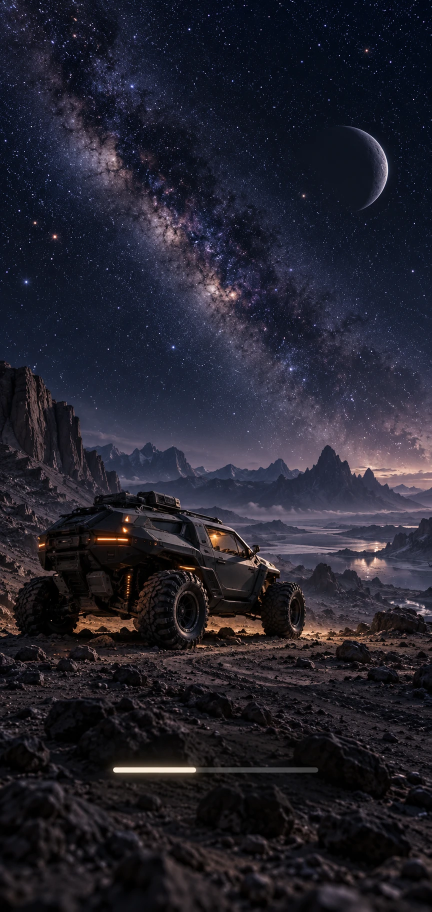
#> input picture assets-src/splash-source.webp, 863 x 1823 px, given in place of icon-glyph-mask.png, which was not available (shown at 1/2 size); the run also reads 1 picture not shown here
$ python generate_assets.py
#> lines starting #> are read from the running program, lines starting #| are printed output that depends on the picture; pictures that were not available may be replaced by others from this repository, and a replacement may not be noted
"""Generuje ikony i ekrany startowe iOS z plików w assets-src/.

Uruchom: python3 scripts/generate_assets.py  (wymaga Pillow)
Wejście:
  assets-src/icon-glyph-mask.png  maska znaku (biały = znak), kwadrat
  assets-src/splash-clean.png     ekran startowy bez paska postępu
Wyjście: public/icons/{prod,test}/..., public/splash/...
"""
from pathlib import Path
from PIL import Image, ImageDraw, ImageFont

ROOT = Path(__file__).resolve().parent.parent
SRC = ROOT / "assets-src"
OUT = ROOT / "public"

ICON_BG = (6, 57, 69)        # #063945
ICON_FG = (244, 236, 218)    # #F4ECDA
TEST_BAND = (255, 200, 61)   # #FFC83D
TEST_TEXT = (6, 57, 69)
FONT = "/usr/share/fonts/truetype/dejavu/DejaVuSans-Bold.ttf"

# iPhone (CSS szerokość, CSS wysokość, DPR) – obrazy pionowe
IPHONES = [
    (440, 956, 3), (430, 932, 3), (428, 926, 3), (420, 912, 3),
    (414, 896, 3), (414, 896, 2), (402, 874, 3), (393, 852, 3),
    (390, 844, 3), (375, 812, 3), (375, 667, 2),
]


def glyph_cropped() -> Image.Image:
    mask = Image.open(SRC / "icon-glyph-mask.png").convert("L")
    return mask.crop(mask.getbbox())


def render_icon(size: int, glyph_ratio: float, test: bool, maskable: bool = False) -> Image.Image:
    """Pełny kwadrat (bez zaokrągleń – system przycina sam), znak wyśrodkowany.

    W wersji maskable Android przycina ikonę do własnego kształtu; bezpieczne jest koło o średnicy 80%,
    więc pasek TEST leży wyżej, a pod nim zostaje tło.
    """
    scale = 4
    big = size * scale
    img = Image.new("RGB", (big, big), ICON_BG)
    g = glyph_cropped()
    band_h = int(big * (0.15 if maskable else 0.2)) if test else 0
    # dół paska: przy krawędzi w zwykłej ikonie, w strefie bezpiecznej w maskable
    band_bottom = int(big * 0.80) if maskable else big
    band_top = band_bottom - band_h
    # w wersji TEST znak mniejszy i nad paskiem
    target = int(big * glyph_ratio * (0.78 if test else 1))
    w, h = g.size
#> w = 863; h = 1823
    k = target / max(w, h)
#> k = 0.899
    g = g.resize((max(1, int(w * k)), max(1, int(h * k))), Image.LANCZOS)
    fg = Image.new("RGB", g.size, ICON_FG)
    area_top = int(big * 0.18) if (test and maskable) else 0
    area_bottom = band_top if test else big
    img.paste(fg, ((big - g.size[0]) // 2, area_top + (area_bottom - area_top - g.size[1]) // 2), g)
    if test:
        draw = ImageDraw.Draw(img)
        draw.rectangle((0, band_top, big, band_bottom), fill=TEST_BAND)
        font = ImageFont.truetype(FONT, int(band_h * 0.62))
        draw.text((big // 2, band_top + band_h // 2), "TEST", fill=TEST_TEXT, font=font, anchor="mm")
    return img.resize((size, size), Image.LANCZOS)
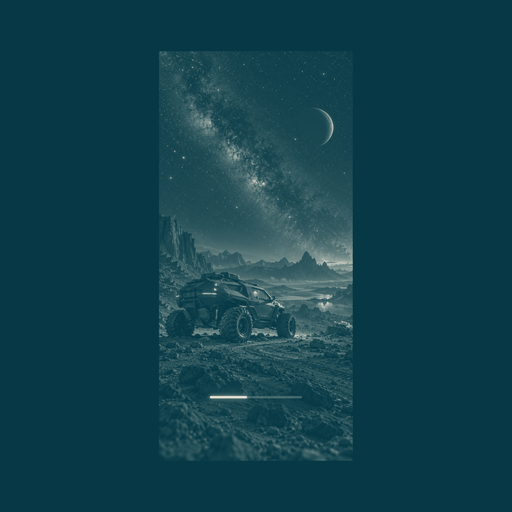
#> returned value: PIL image 512x512 RGB; mean R, G, B 16.2, 64.7, 75.4


def write_icons() -> None:
    for variant in ("prod", "test"):
        test = variant == "test"
        d = OUT / "icons" / variant
        d.mkdir(parents=True, exist_ok=True)
        # "any": znak jak w projekcie (ok. 80% kafelka)
        render_icon(512, 0.80, test).save(d / "icon-512.png", optimize=True)
        render_icon(192, 0.80, test).save(d / "icon-192.png", optimize=True)
#> call 2 of render_icon, with size = 192, glyph_ratio = 0.8, test = False, maskable = False
#> in render_icon (call 2), `scale = 4`: scale = 4
#> in render_icon (call 2), `big = size * scale`: big = 768
#> in render_icon (call 2), `img = Image.new("RGB", (big, big), ICON_BG)`:
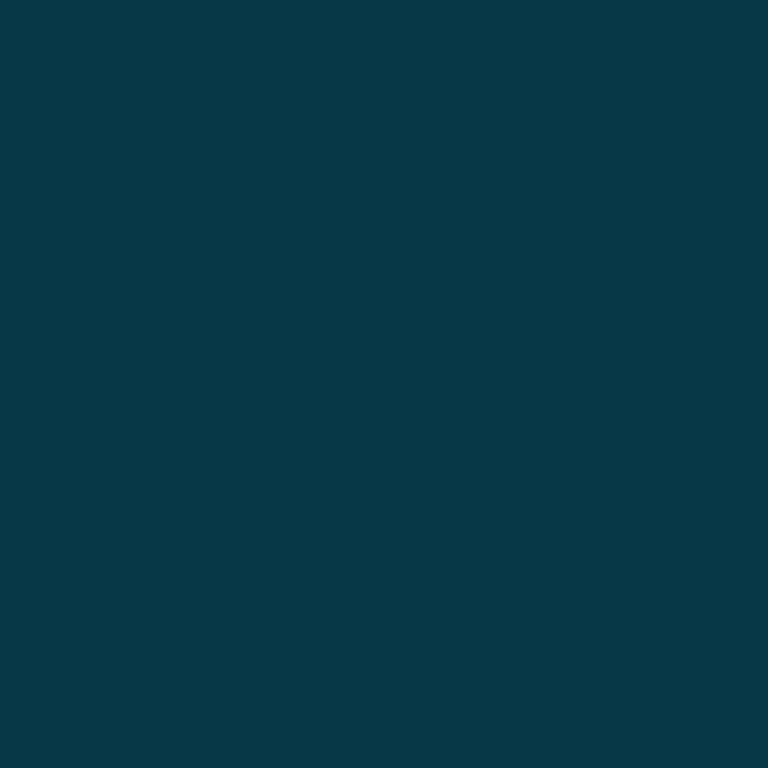
#> img: PIL image 768x768 RGB; mean R, G, B 6, 57, 69
#> in render_icon (call 2), `band_h = int(big * (0.15 if maskable else 0.2)) if test else 0`: band_h = 0
#> in render_icon (call 2), `band_bottom = int(big * 0.80) if maskable else big`: band_bottom = 768
#> in render_icon (call 2), `target = int(big * glyph_ratio * (0.78 if test else 1))`: target = 614
#> in render_icon (call 2), `k = target / max(w, h)`: k = 0.337
#> in render_icon (call 2), `fg = Image.new("RGB", g.size, ICON_FG)`:
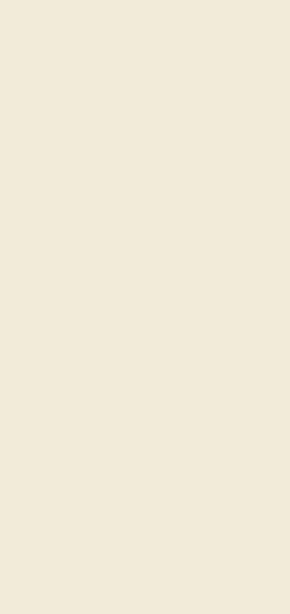
#> fg: PIL image 290x614 RGB; mean R, G, B 244, 236, 218
#> in render_icon (call 2), `area_top = int(big * 0.18) if (test and maskable) else 0`: area_top = 0
#> in render_icon (call 2), `area_bottom = band_top if test else big`: area_bottom = 768
        # "maskable": znak w strefie bezpiecznej (koło 80% średnicy)
        render_icon(512, 0.60, test, maskable=True).save(d / "maskable-512.png", optimize=True)
#> call 3 of render_icon, with size = 512, glyph_ratio = 0.6, test = False, maskable = True
#> in render_icon (call 3), `big = size * scale`: big = 2048
#> in render_icon (call 3), `band_bottom = int(big * 0.80) if maskable else big`: band_bottom = 1638
#> in render_icon (call 3), `target = int(big * glyph_ratio * (0.78 if test else 1))`: target = 1228
#> in render_icon (call 3), `k = target / max(w, h)`: k = 0.674
#> in render_icon (call 3), `area_bottom = band_top if test else big`: area_bottom = 2048
#> in render_icon (call 3), `return img.resize((size, size), Image.LANCZOS)`:
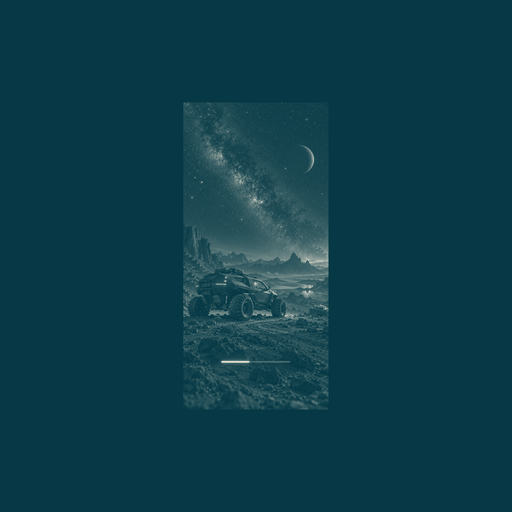
#> returned value: PIL image 512x512 RGB; mean R, G, B 11.7, 61.3, 72.6
        render_icon(192, 0.60, test, maskable=True).save(d / "maskable-192.png", optimize=True)
        # iOS: pełny kwadrat 180 px
        render_icon(180, 0.76, test).save(d / "apple-touch-icon.png", optimize=True)
#> in render_icon (call 5), `big = size * scale`: big = 720
#> in render_icon (call 5), `target = int(big * glyph_ratio * (0.78 if test else 1))`: target = 547
#> in render_icon (call 5), `k = target / max(w, h)`: k = 0.3
#> in render_icon (call 5), `area_bottom = band_top if test else big`: area_bottom = 720
#> in render_icon (call 5), `img.paste(fg, ((big - g.size[0]) // 2, area_top + (area_bottom - area_..`:
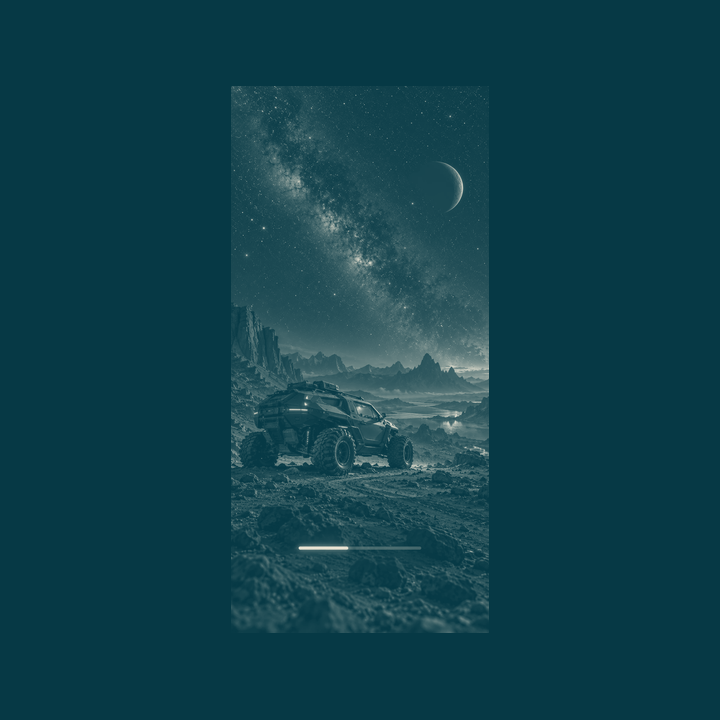
#> img: PIL image 720x720 RGB; mean R, G, B 15.2, 63.9, 74.8
        render_icon(48, 0.86, test).save(d / "favicon-48.png", optimize=True)
#> in render_icon (call 6), `big = size * scale`: big = 192
#> in render_icon (call 6), `target = int(big * glyph_ratio * (0.78 if test else 1))`: target = 165
#> in render_icon (call 6), `k = target / max(w, h)`: k = 0.0905
#> in render_icon (call 6), `g = g.resize((max(1, int(w * k)), max(1, int(h * k))), Image.LANCZOS)`:
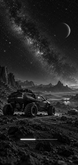
#> g: PIL image 78x165 L; min 0, max 219, mean 36.2
#> in render_icon (call 6), `area_bottom = band_top if test else big`: area_bottom = 192
#> in render_icon (call 6), `return img.resize((size, size), Image.LANCZOS)`:
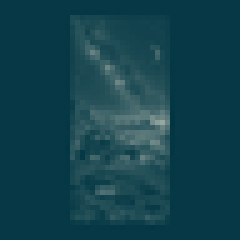
#> returned value: PIL image 48x48 RGB (shown 5 times larger); mean R, G, B 17.8, 65.9, 76.4


def write_splash() -> None:
    src = Image.open(SRC / "splash-clean.png").convert("RGB")
    d = OUT / "splash"
    d.mkdir(parents=True, exist_ok=True)
    for cw, ch, dpr in IPHONES:
        w, h = cw * dpr, ch * dpr
        sw, sh = src.size
        k = max(w / sw, h / sh)
        r = src.resize((round(sw * k), round(sh * k)), Image.LANCZOS)
        left = (r.size[0] - w) // 2
        top = (r.size[1] - h) // 2
        r.crop((left, top, left + w, top + h)).save(d / f"splash-{w}x{h}.jpg", quality=82, optimize=True, progressive=True)
    # tło dla ekranu powitalnego w aplikacji
    src.save(d / "splash.jpg", quality=85, optimize=True, progressive=True)


def splash_links() -> str:
    lines = []
    for cw, ch, dpr in IPHONES:
        lines.append(
            f'<link rel="apple-touch-startup-image" href="/splash/splash-{cw*dpr}x{ch*dpr}.jpg" '
            f'media="(device-width: {cw}px) and (device-height: {ch}px) and '
            f'(-webkit-device-pixel-ratio: {dpr}) and (orientation: portrait)" />'
        )
    return "\n    ".join(lines)


if __name__ == "__main__":
    write_icons()
    write_splash()
    print(splash_links())
